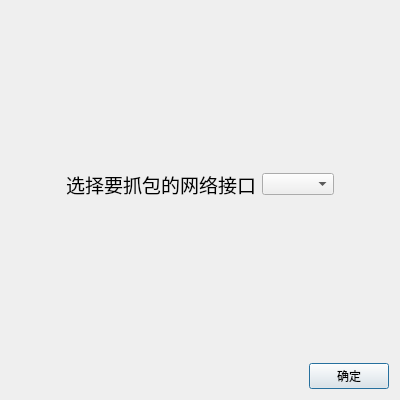
<?xml version="1.0" encoding="UTF-8"?>
<ui version="4.0">
 <class>InitWindow</class>
 <widget class="QDialog" name="InitWindow">
  <property name="geometry">
   <rect>
    <x>0</x>
    <y>0</y>
    <width>400</width>
    <height>400</height>
   </rect>
  </property>
  <property name="minimumSize">
   <size>
    <width>400</width>
    <height>400</height>
   </size>
  </property>
  <property name="windowTitle">
   <string>Select a Network Interface</string>
  </property>
  <layout class="QFormLayout" name="formLayout">
   <item row="0" column="0" colspan="2">
    <layout class="QVBoxLayout" name="verticalLayout">
     <item>
      <spacer name="verticalSpacer">
       <property name="orientation">
        <enum>Qt::Vertical</enum>
       </property>
       <property name="sizeHint" stdset="0">
        <size>
         <width>20</width>
         <height>40</height>
        </size>
       </property>
      </spacer>
     </item>
     <item>
      <layout class="QHBoxLayout" name="horizontalLayout">
       <item>
        <spacer name="horizontalSpacer">
         <property name="orientation">
          <enum>Qt::Horizontal</enum>
         </property>
         <property name="sizeHint" stdset="0">
          <size>
           <width>40</width>
           <height>20</height>
          </size>
         </property>
        </spacer>
       </item>
       <item>
        <widget class="QLabel" name="label_2">
         <property name="font">
          <font>
           <pointsize>14</pointsize>
          </font>
         </property>
         <property name="text">
          <string>选择要抓包的网络接口</string>
         </property>
        </widget>
       </item>
       <item>
        <widget class="QComboBox" name="comboBox"/>
       </item>
       <item>
        <spacer name="horizontalSpacer_2">
         <property name="orientation">
          <enum>Qt::Horizontal</enum>
         </property>
         <property name="sizeHint" stdset="0">
          <size>
           <width>40</width>
           <height>20</height>
          </size>
         </property>
        </spacer>
       </item>
      </layout>
     </item>
     <item>
      <spacer name="verticalSpacer_2">
       <property name="orientation">
        <enum>Qt::Vertical</enum>
       </property>
       <property name="sizeHint" stdset="0">
        <size>
         <width>20</width>
         <height>40</height>
        </size>
       </property>
      </spacer>
     </item>
     <item>
      <layout class="QHBoxLayout" name="horizontalLayout_3">
       <item>
        <spacer name="horizontalSpacer_4">
         <property name="orientation">
          <enum>Qt::Horizontal</enum>
         </property>
         <property name="sizeHint" stdset="0">
          <size>
           <width>40</width>
           <height>20</height>
          </size>
         </property>
        </spacer>
       </item>
       <item>
        <widget class="QPushButton" name="pushButton">
         <property name="text">
          <string>确定</string>
         </property>
        </widget>
       </item>
      </layout>
     </item>
    </layout>
   </item>
  </layout>
 </widget>
 <resources/>
 <connections/>
</ui>
